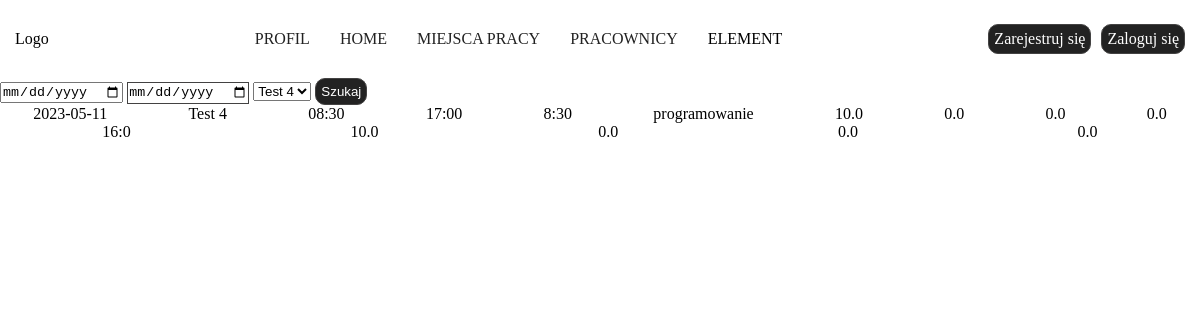
Page /workobject_raport/1/56/ on the earlier database version.
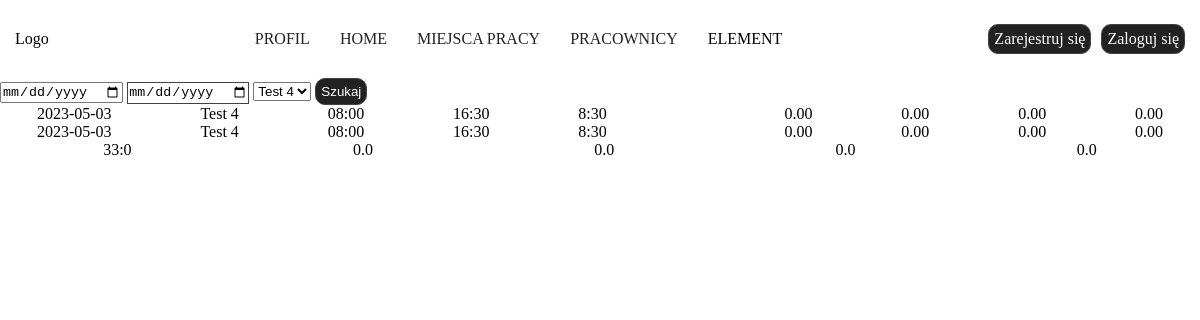
Same page on the later database version.
### main/models.py (models this page shows, shortened)
class Work(models.Model):
    date = models.CharField(
        null=False,
        default='00-00-00',
        max_length=8,
        verbose_name='Data',
    )
    timestart = models.CharField(
        null=False,
        default='00:00',
        max_length=5,
        verbose_name='Początek',
    )
    timefinish = models.CharField(
        null=False,
        default='00:00',
        max_length=5,
        verbose_name='Koniec',
    )
    diff_time = models.CharField(
        null=True,
        default='00:00',
        max_length=5,
        verbose_name='Czas pracy',
    )
    over_time = models.CharField(
        null=True,
        default='00:00',
        max_length=5,
        verbose_name='Nadgodziny',
    )
    sum_time_sec = models.FloatField(
        null=True,
        default=0.00,
        verbose_name='Czas pracy razem',
    )
    sum_over_time_sec = models.CharField(
        null=True,
        default='00:00',
        max_length=5,
        verbose_name='Nadgodziny',
    )
    work_object = models.CharField(
        null=True,
        max_length=100,
        verbose_name='Miejsce pracy',
    )
    work_type = models.CharField(
        null=True,
        max_length=100,
        verbose_name='Czynność',
    )
    coffee_food = models.CharField(
        null=True,
        max_length=100,
        verbose_name='Kawa/Posiłki',
    )
    fuel = models.CharField(
        null=True,
        max_length=100,
        verbose_name='Paliwo',
    )
    prepayment = models.CharField(
        null=True,
        max_length=100,
        verbose_name='Zaliczka',
    )
    phone_costs = models.CharField(
        null=True,
        max_length=100,
        verbose_name='Telefon',
    )
    user = models.ManyToManyField(
        CustomUser
    )
    work_objects = models.ManyToManyField(
        'WorkObject'
    )

### main/views.py (the view)
# urls.py: path('workobject_raport/<user_pk>/<object_pk>/', getObjectRaport, name='workobject_raport'),
def getObjectRaport(request, user_pk, object_pk):
    if request.method == 'POST':
        sorted_from = request.POST.get('sorted_from')
        if sorted_from:
            year, month, day = sorted_from.split('-')
            sorted_to = request.POST.get('sorted_to')
            year_, month_, day_ = sorted_to.split('-')
            start = datetime(int(year), int(month), int(day))
            end = datetime(int(year_), int(month_), int(day_))
            work_object = WorkObject.objects.get(
                pk=object_pk,
                user__id=user_pk,
                )
            work_by_date = Work.objects.filter(
                user__id=user_pk,
                date__range=(start, end),
                work_object=work_object,
            )
            total_coffee_food = Work.objects.filter(user__id=user_pk, work_object=work_object,).aggregate(total_coffee_food=Sum('coffee_food'))['total_coffee_food']
            total_fuel = Work.objects.filter(user__id=user_pk).aggregate(total_fuel=Sum('fuel'))['total_fuel']
            total_prepayment = Work.objects.filter(user__id=user_pk).aggregate(total_prepayment=Sum('prepayment'))['total_prepayment']
            total_phone_costs = Work.objects.filter(user__id=user_pk).aggregate(total_phone_costs=Sum('phone_costs'))['total_phone_costs']
            total_sum_time_sec = Work.objects.filter(user__id=user_pk).aggregate(total_sum_time_sec=Sum('sum_time_sec'))['total_sum_time_sec']
            if total_sum_time_sec:
                total_hours = total_sum_time_sec // 3600
                total_sec = total_sum_time_sec % 3600
                total_min = total_sec // 60
                total_work_time = f'{int(total_hours)}:{int(total_min)}'
            else:
                total_work_time = '0:00'
            context = {
                'work_by_date': work_by_date,
                'work_object': work_object,
                'total_coffee_food': total_coffee_food,
                'total_fuel': total_fuel,
                'total_prepayment': total_prepayment,
                'total_phone_costs': total_phone_costs,
                'total_work_time': total_work_time,
            }
            return render(request, 'workobject_raport.html', context)
    else:
        work_object = WorkObject.objects.get(
            pk=object_pk,
            user__id=user_pk,
            )
        work_by_date = Work.objects.filter(
            user__id=user_pk,
            work_object=work_object,
        )
        total_coffee_food = Work.objects.filter(user__id=user_pk, work_object=work_object,).aggregate(total_coffee_food=Sum('coffee_food'))['total_coffee_food']
        total_fuel = Work.objects.filter(user__id=user_pk).aggregate(total_fuel=Sum('fuel'))['total_fuel']
        total_prepayment = Work.objects.filter(user__id=user_pk).aggregate(total_prepayment=Sum('prepayment'))['total_prepayment']
        total_phone_costs = Work.objects.filter(user__id=user_pk).aggregate(total_phone_costs=Sum('phone_costs'))['total_phone_costs']
        total_sum_time_sec = Work.objects.filter(user__id=user_pk).aggregate(total_sum_time_sec=Sum('sum_time_sec'))['total_sum_time_sec']
        if total_sum_time_sec:
            total_hours = total_sum_time_sec // 3600
            total_sec = total_sum_time_sec % 3600
            total_min = total_sec // 60
            total_work_time = f'{int(total_hours)}:{int(total_min)}'
        else:
            total_work_time = '0:00'
        context = {
            'work_by_date': work_by_date,
            'work_object': work_object,
            'total_coffee_food': total_coffee_food,
            'total_fuel': total_fuel,
            'total_prepayment': total_prepayment,
            'total_phone_costs': total_phone_costs,
            'total_work_time': total_work_time,
        }
        return render(request, 'workobject_raport.html', context)
    return render(request, 'workobject_raport.html')

### main/models.py (called while the page is built)
    def __str__(self):
        return str(self.name)

### main/templates/workobject_raport.html (shortened to what this page needs)
{% extends 'base.html' %}
{% load static %}
    {% block content %}
        <form method="POST">
            <input name="sorted_from" id="datetimepicker" type="date">
            <input name="sorted_to" id="datetimepicker" type="date" class="startend">
            <select name="work_object">
                <option value="">{{work_object}}</option>
            </select>
            <button class="btn"><p class="btn-title">Szukaj</p></button>
        </form>
        {% for work in work_by_date %}
            <div class="allworks-cont">
                <p>{{work.date}}</p>
                <p>{{work.work_object}}</p>
                <p>{{work.timestart}}</p>
                <p>{{work.timefinish}}</p>
                <p>{{work.diff_time}}</p>
                <p>{{work.work_type}}</p>
                <p>{{work.coffee_food}}</p>
                <p>{{work.prepayment}}</p>
                <p>{{work.fuel}}</p>
                <p>{{work.phone_costs}}</p>
            </div>
        {% endfor %}
            <div class="allworks-cont">
                <p>{{total_work_time}}</p>
                <p>{{total_coffee_food}}</p>
                <p>{{total_fuel}}</p>
                <p>{{total_prepayment}}</p>
                <p>{{total_phone_costs}}</p>
            </div>
    {% endblock %}

Differences in the rows shown:
removed Work: date "2023-05-11", work_object "Test 4", timestart "08:30", timefinish "17:00", diff_time "8:30", work_type "programowanie", coffee_food "10.0", prepayment "0.0", fuel "0.0", phone_costs "0.0"
added Work: date "2023-05-03", work_object "Test 4", timestart "08:00", timefinish "16:30", diff_time "8:30", coffee_food "0.00", prepayment "0.00", fuel "0.00", phone_costs "0.00"
added Work: date "2023-05-03", work_object "Test 4", timestart "08:00", timefinish "16:30", diff_time "8:30", coffee_food "0.00", prepayment "0.00", fuel "0.00", phone_costs "0.00"
Other differences:
{{ total_work_time }}: "16:0" → "33:0"
{{ total_coffee_food }}: "10.0" → "0.0"
